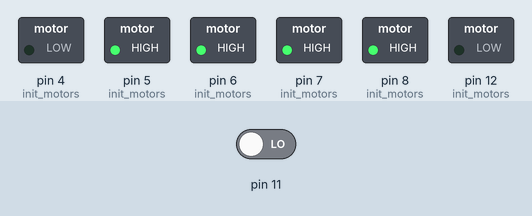
Bench run of a sketch on a simulated Arduino Uno, built with avr-gcc and run on an emulated ATmega328P. Parts: switched loads named in the sketch (green lamp = pin HIGH). Inputs (shaded band) come from the test bench; at power-on: pin 11 LOW.

Above: at 8.8 s.
8.9 s: pin 11 driven HIGH
At 10.4 s:
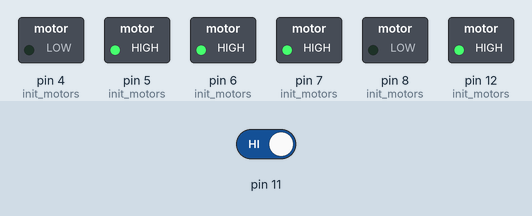
At 12.7 s:
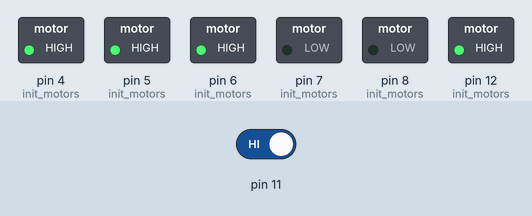
13.9 s: pin 11 driven LOW
At 14.7 s:
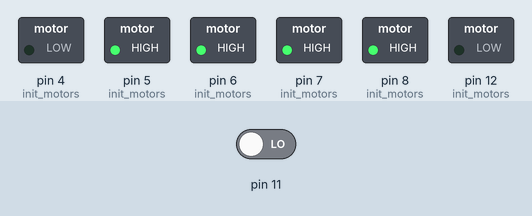
Timing chart, 0 to 28.4 s (numbered marks = the images above; inputs shaded):
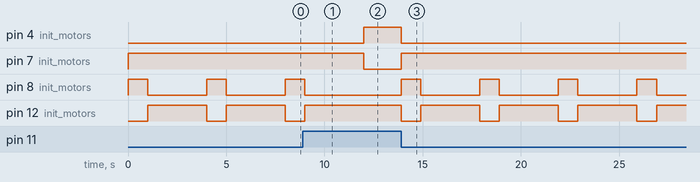

The sketch:

obstacle_avoider_robot.ino
```cpp
void init_motors(){
  pinMode(5, OUTPUT);
  pinMode(4, OUTPUT);
  pinMode(7, OUTPUT);

  pinMode(6, OUTPUT);
  pinMode(12, OUTPUT);
  pinMode(8, OUTPUT);

  digitalWrite(5, HIGH);
  digitalWrite(6, HIGH);
}

void forward(){
  digitalWrite(4, HIGH);
  digitalWrite(12, HIGH);
  digitalWrite(7, LOW);
  digitalWrite(8, LOW);
}

void reverse(){
  digitalWrite(4, LOW);
  digitalWrite(12, LOW);
  digitalWrite(7, HIGH);
  digitalWrite(8, HIGH);
}

void right(){
  digitalWrite(4, HIGH);
  digitalWrite(8, HIGH);
  digitalWrite(7, LOW);
  digitalWrite(12, LOW);
}

void left(){
  digitalWrite(7, HIGH);
  digitalWrite(12, HIGH);
  digitalWrite(4, LOW);
  digitalWrite(8, LOW);
}

void left_forward(){
  digitalWrite(12, HIGH);
  digitalWrite(8, LOW);
  digitalWrite(7, LOW);
  digitalWrite(4, LOW);
}

void right_forward(){
  digitalWrite(4, HIGH);
  digitalWrite(8, LOW);
  digitalWrite(7, LOW);
  digitalWrite(12, LOW);
}

void right_reverse(){
  digitalWrite(8, HIGH);
  digitalWrite(7, LOW);
  digitalWrite(12, LOW);
  digitalWrite(4, LOW);
}

void left_reverse(){
  digitalWrite(7, HIGH);
  digitalWrite(8, LOW);
  digitalWrite(4, LOW);
  digitalWrite(12, LOW);
}

void stop(){
  digitalWrite(7, LOW);
  digitalWrite(8, LOW);
  digitalWrite(4, LOW);
  digitalWrite(12, LOW);
}

void setup(){
  // put your setup code here, to run once:
  pinMode(11, INPUT);
  init_motors();
}
void loop(){
  // put your main code here, to run repeatedly:
  if(digitalRead(11)==HIGH){
    forward();
  }else{
    reverse();
    delay(1000);
    left();
    delay(3000);
  }
}
```

Measured:
- after the input at 8.9 s, pin 4 (init_motors): LOW → HIGH after 3.1 s; pin 7 (init_motors): HIGH → LOW after 3.1 s; pin 8 (init_motors): goes on until 9.0 s, then stays LOW; pin 12 (init_motors): goes on until 9.0 s, then stays HIGH
- after the input at 13.9 s, pin 4 (init_motors): HIGH → LOW at once; pin 7 (init_motors): LOW → HIGH at once; pin 8 (init_motors): alternates HIGH for 1.0 s and LOW for 3.0 s, starting at once; pin 12 (init_motors): alternates HIGH for 3.0 s and LOW for 1.0 s, starting at once
- by itself, pin 8 (init_motors): alternates HIGH for 1.0 s and LOW for 3.0 s
- by itself, pin 12 (init_motors): alternates HIGH for 3.0 s and LOW for 1.0 s
